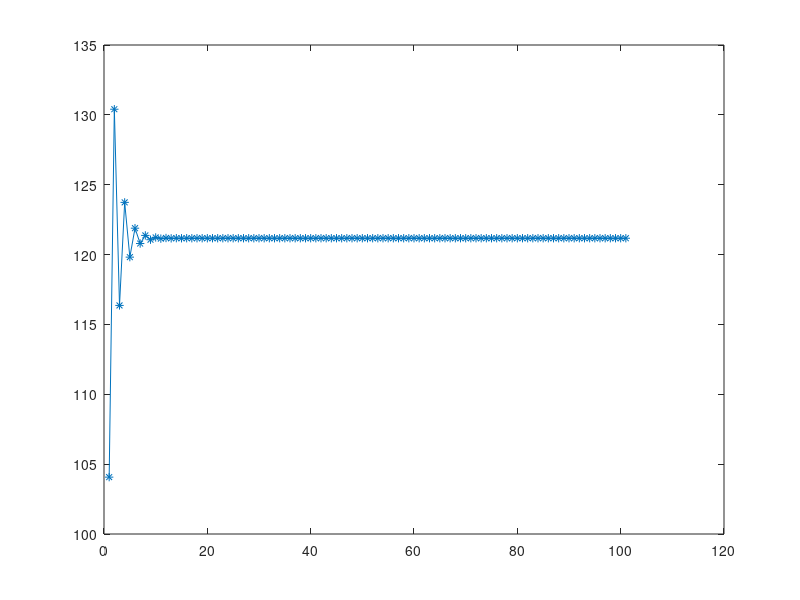

Recreate this plot in MATLAB.
clear,clc

%f = 0.667; %hz

%T = 1/f; %seg
T = 10;

Lo = 1.56 * T^2;

L = Lo;

%d = 0.75; %m - prof
d = 20;

%fazer a iteracao 100 vezes
for i=1:100
  
    L(i)=Lo*tanh(((2*pi)/L(i))*d);
        
    L(i+1)=L(i);
        
end

%se convergiu, pegar o ultimo valor do vetor L
Li = L(end);

%plota figura de iteracao
plot(L,'-*')

%calculo de n de onda em aguas intermediarias
ki = 2 * pi / Li;

%pressao kilonewton/m2
P = 124;

%cota
z = -11.4;

rho = 1.025; %kg/m3

g = 9.8; %m/s2

eta = ( ( cosh(ki*d)/cosh(ki*(d+z) ) * (P + rho * g * z) ) / (rho * g) );

%altura da onda
H = eta * 2;

